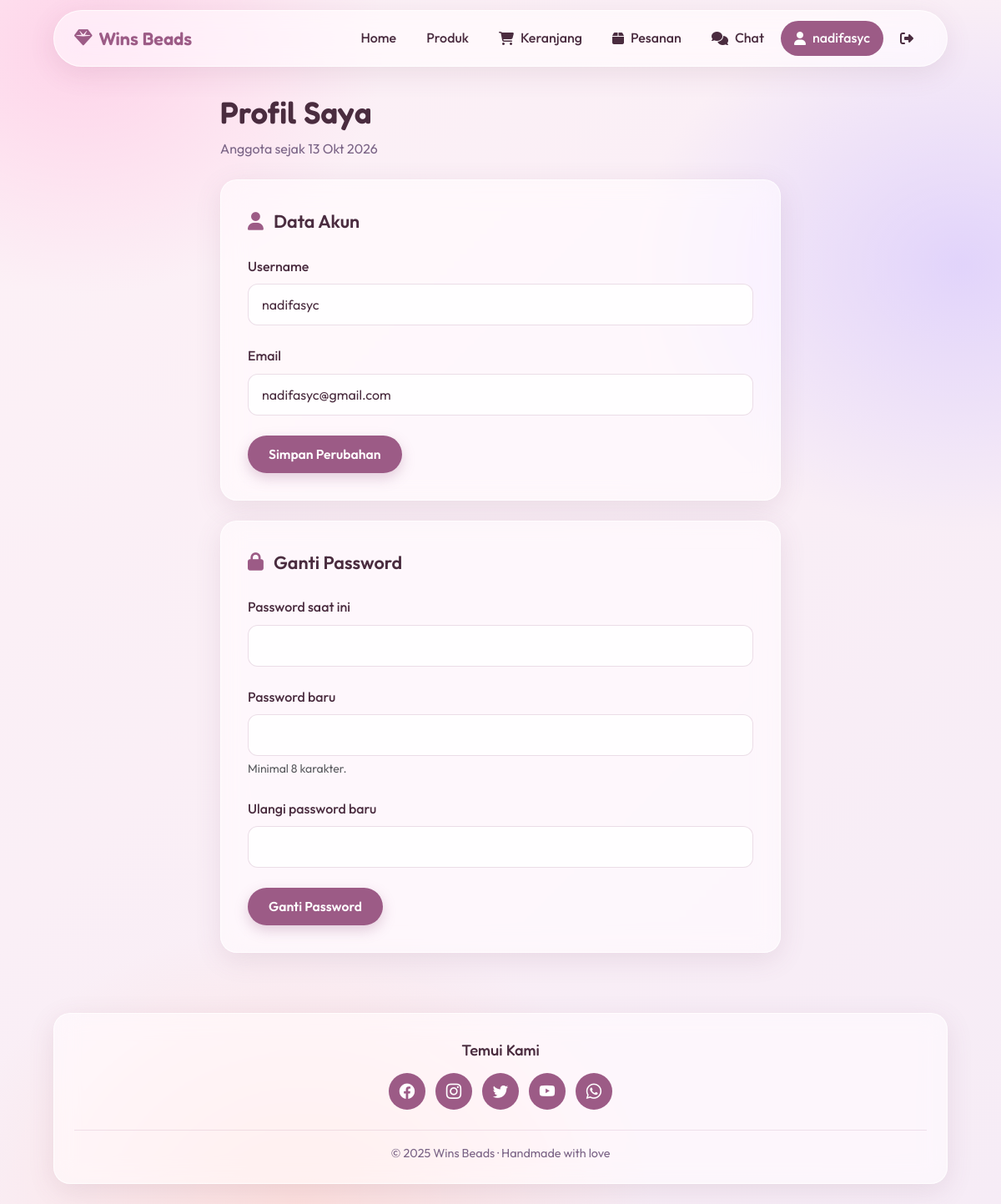
Screenshot of /profil.php (signed in) with the database file from the repository.
### tables this page shows
CREATE TABLE `user` (
  `id` int(11) NOT NULL,
  `username` varchar(50) NOT NULL,
  `password` varchar(255) NOT NULL,
  `email` varchar(100) DEFAULT NULL,
  `created_at` timestamp NOT NULL DEFAULT current_timestamp()
);

### config/pesanan.php (called while the page is built, shortened)
<?php
function tgl_id(?string $waktu, bool $denganJam = true): string
{
    $t = strtotime($waktu);
    $bulan = ['', 'Jan', 'Feb', 'Mar', 'Apr', 'Mei', 'Jun', 'Jul', 'Agu', 'Sep', 'Okt', 'Nov', 'Des'];
    $teks  = date('j', $t) . ' ' . $bulan[(int) date('n', $t)] . ' ' . date('Y', $t);
    return $denganJam ? $teks . ', ' . date('H:i', $t) : $teks;
}

### config/security.php (called while the page is built, shortened)
<?php
function e($teks): string
{
    return htmlspecialchars((string) $teks, ENT_QUOTES | ENT_SUBSTITUTE, 'UTF-8');
}

### profil.php (the view, shortened to what this page needs)
<?php
require "config/pesanan.php";
$userId = (int) $_SESSION['user']['id'];
$stmt = $con->prepare("SELECT username, email, password, created_at FROM user WHERE id = ?");
$stmt->bind_param("i", $userId);
$stmt->execute();
$user = $stmt->get_result()->fetch_assoc();
?>
<!DOCTYPE html>
<html lang="id">
<head>
  <?php require "head.php"; ?>
</head>
<body>
  <?php require "navbar.php"; ?>
  <main>
    <div class="container" style="max-width: 720px;">
      <div class="page-head">
        <h1>Profil Saya</h1>
        <p>Anggota sejak <?= e(tgl_id($user['created_at'], false)); ?></p>
      </div>
      <form method="post" class="glass-card panel mb-4" autocomplete="off">
        <div class="panel-title"><i class="fas fa-user"></i> Data Akun</div>
        <div class="mb-4">
          <label for="username" class="form-label">Username</label>
          <input type="text" id="username" name="username" class="form-control" required maxlength="30"
                 value="<?= e($_POST['username'] ?? $user['username']); ?>">
        </div>
        <div class="mb-4">
          <label for="email" class="form-label">Email</label>
          <input type="email" id="email" name="email" class="form-control" maxlength="100"
                 value="<?= e($_POST['email'] ?? $user['email']); ?>">
        </div>
        <button type="submit" name="simpan_profil" class="btn-custom">Simpan Perubahan</button>
      </form>
      <form method="post" class="glass-card panel" autocomplete="off">
        <div class="panel-title"><i class="fas fa-lock"></i> Ganti Password</div>
        <div class="mb-4">
          <label for="password_lama" class="form-label">Password saat ini</label>
          <input type="password" id="password_lama" name="password_lama" class="form-control" required autocomplete="current-password">
        </div>
        <div class="mb-4">
          <label for="password_baru" class="form-label">Password baru</label>
          <input type="password" id="password_baru" name="password_baru" class="form-control" required minlength="8" autocomplete="new-password">
          <div class="form-text">Minimal 8 karakter.</div>
        </div>
        <div class="mb-4">
          <label for="password_ulangi" class="form-label">Ulangi password baru</label>
          <input type="password" id="password_ulangi" name="password_ulangi" class="form-control" required autocomplete="new-password">
        </div>
        <button type="submit" name="ganti_password" class="btn-custom">Ganti Password</button>
      </form>
    </div>
  </main>
  <?php require "footer.php"; ?>
</body>
</html>

### assets/css/style.css (style rules this page uses)
:root { --primary: #9c5b86; --primary-hover: #7d4264; --primary-soft: rgba(156, 91, 134, 0.12); --ink: #4a2c3f; --ink-muted: #7a6486; --white: #fff; --glass-bg: rgba(255, 255, 255, 0.55); --glass-bg-strong: rgba(255, 255, 255, 0.72); --glass-border: rgba(255, 255, 255, 0.75); --glass-blur: blur(14px) saturate(140%); --glass-shadow: 0 8px 32px rgba(120, 70, 110, 0.12); --glass-shadow-hover: 0 14px 36px rgba(120, 70, 110, 0.2); --font-heading: 'Fredoka', sans-serif; --font-body: 'Outfit', sans-serif; --space-1: 4px; --space-2: 8px; --space-3: 12px; --space-4: 16px; --space-5: 24px; --space-6: 32px; --space-7: 48px; --space-8: 72px; --radius-sm: 12px; --radius-md: 20px; --radius-pill: 999px; --container: 1120px; }
*, *::before, *::after { box-sizing: border-box; }
html { scroll-behavior: smooth; }
body { font-family: var(--font-body); color: var(--ink); line-height: 1.6; min-height: 100vh; display: flex; flex-direction: column; background: radial-gradient(520px 420px at 8% 4%, rgba(255, 196, 226, 0.65), transparent 70%), radial-gradient(560px 460px at 96% 22%, rgba(206, 190, 255, 0.55), transparent 70%), radial-gradient(600px 480px at 30% 100%, rgba(255, 214, 205, 0.6), transparent 70%), linear-gradient(135deg, #fdf1f6, #f6ecf6); background-attachment: fixed; }
main { flex: 1 0 auto; }
h1, h2, h3, h4, h5 { font-family: var(--font-heading); color: var(--ink); line-height: 1.25; margin: 0; }
.container { max-width: var(--container); padding-inline: var(--space-5); }
.glass-card { background: var(--glass-bg); -webkit-backdrop-filter: var(--glass-blur); backdrop-filter: var(--glass-blur); border: 1px solid var(--glass-border); border-radius: var(--radius-md); box-shadow: var(--glass-shadow); }
.btn-custom, .btn-accent, .btn-ghost { display: inline-flex; align-items: center; justify-content: center; gap: var(--space-2); padding: var(--space-3) var(--space-5); border: 1px solid transparent; border-radius: var(--radius-pill); font-family: var(--font-body); font-weight: 600; font-size: .98rem; line-height: 1.2; cursor: pointer; text-decoration: none; transition: background-color .2s ease, transform .2s ease, box-shadow .2s ease; }
.btn-custom, .btn-accent { background: var(--primary); color: var(--white); box-shadow: 0 6px 16px rgba(156, 91, 134, .28); }
.form-label { font-weight: 500; margin-bottom: var(--space-2); }
.form-control, .form-select { padding: var(--space-3) var(--space-4); border: 1px solid rgba(156, 91, 134, .2); border-radius: var(--radius-sm); background: rgba(255, 255, 255, .85); color: var(--ink); font-family: var(--font-body); }
.page-head { padding-block: var(--space-6) var(--space-5); }
.page-head h1 { font-size: clamp(1.8rem, 1.4rem + 1.4vw, 2.3rem); font-weight: 600; }
.page-head p { margin: var(--space-2) 0 0; color: var(--ink-muted); }
.panel { padding: var(--space-6); }
.panel-title { display: flex; align-items: center; gap: var(--space-3); margin-bottom: var(--space-5); font-size: 1.35rem; font-weight: 600; }
.panel-title i { color: var(--primary); }

### rows the page displays
user: created_at "13 Okt 2026", username "nadifasyc", email "nadifasyc@gmail.com"

### other values shown
$_SESSION['user']['username'] "nadifasyc"
